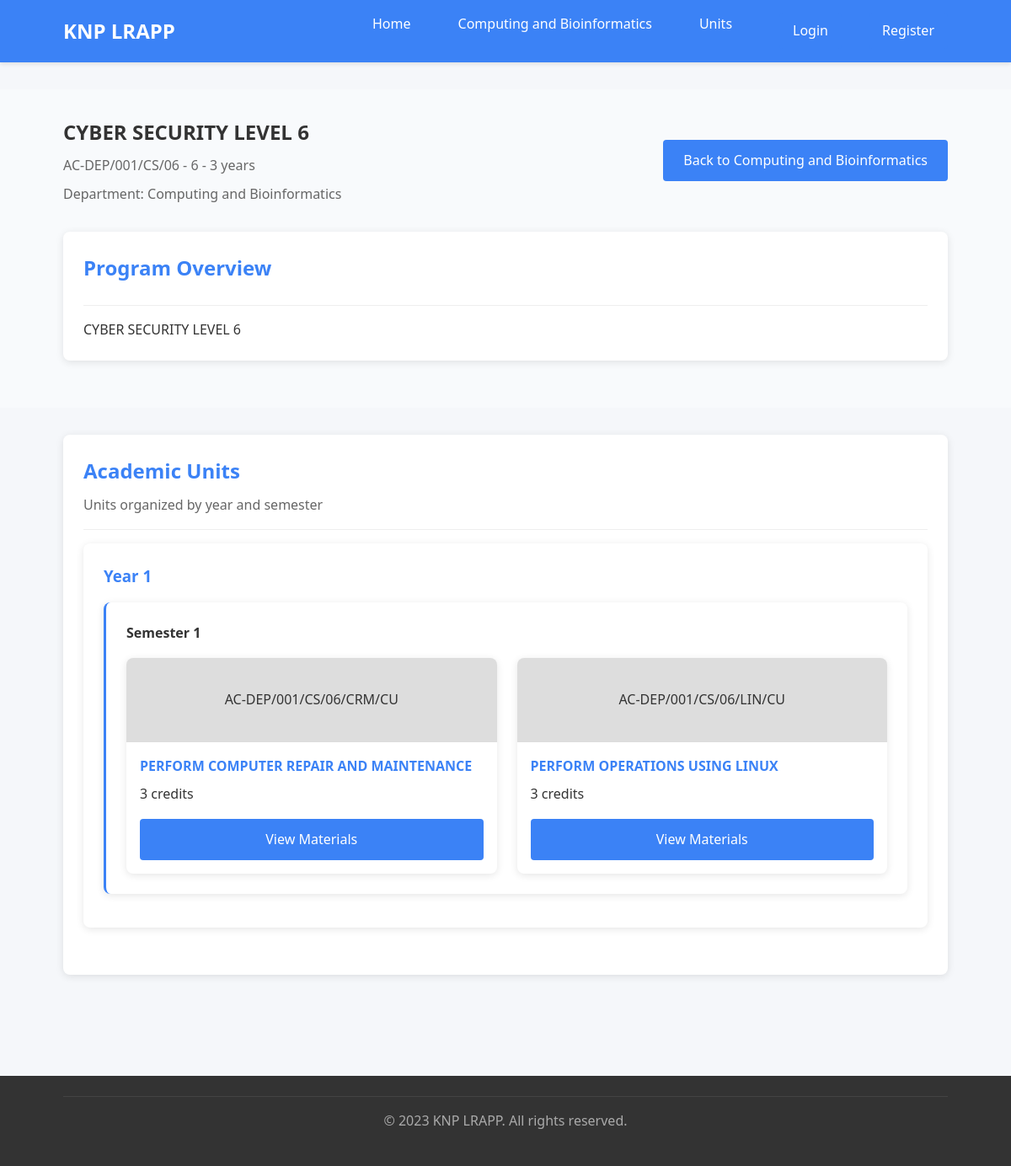
/program.php?id=1, run on the app's committed database.
### tables this page shows
CREATE TABLE `departments` (
  `id` int NOT NULL AUTO_INCREMENT,
  `name` varchar(100) NOT NULL,
  `description` text,
  `code` varchar(20) DEFAULT NULL,
  `hod_id` int DEFAULT NULL,
  `status` enum('active','inactive') DEFAULT 'active',
  `created_at` timestamp NULL DEFAULT CURRENT_TIMESTAMP,
  `updated_at` timestamp NULL DEFAULT CURRENT_TIMESTAMP ON UPDATE CURRENT_TIMESTAMP,
  PRIMARY KEY (`id`),
  UNIQUE KEY `code` (`code`),
  KEY `hod_id` (`hod_id`),
  CONSTRAINT `departments_ibfk_1` FOREIGN KEY (`hod_id`) REFERENCES `users` (`id`) ON DELETE SET NULL
);

CREATE TABLE `programs` (
  `id` int NOT NULL AUTO_INCREMENT,
  `department_id` int DEFAULT NULL,
  `name` varchar(200) NOT NULL,
  `code` varchar(20) DEFAULT NULL,
  `description` text,
  `level` enum('3','4','5','6') DEFAULT '3',
  `duration` int DEFAULT NULL,
  `status` enum('active','inactive') DEFAULT 'active',
  `created_at` timestamp NULL DEFAULT CURRENT_TIMESTAMP,
  `updated_at` timestamp NULL DEFAULT CURRENT_TIMESTAMP ON UPDATE CURRENT_TIMESTAMP,
  PRIMARY KEY (`id`),
  UNIQUE KEY `code` (`code`),
  KEY `department_id` (`department_id`),
  CONSTRAINT `programs_ibfk_1` FOREIGN KEY (`department_id`) REFERENCES `departments` (`id`) ON DELETE CASCADE
);

CREATE TABLE `units` (
  `id` int NOT NULL AUTO_INCREMENT,
  `program_id` int DEFAULT NULL,
  `name` varchar(200) NOT NULL,
  `code` varchar(50) DEFAULT NULL,
  `description` text,
  `semester` int DEFAULT NULL,
  `year` int DEFAULT NULL,
  `credits` int DEFAULT '3',
  `status` enum('active','inactive') DEFAULT 'active',
  `created_at` timestamp NULL DEFAULT CURRENT_TIMESTAMP,
  `updated_at` timestamp NULL DEFAULT CURRENT_TIMESTAMP ON UPDATE CURRENT_TIMESTAMP,
  PRIMARY KEY (`id`),
  UNIQUE KEY `code` (`code`),
  UNIQUE KEY `code_2` (`code`),
  KEY `program_id` (`program_id`),
  CONSTRAINT `units_ibfk_1` FOREIGN KEY (`program_id`) REFERENCES `programs` (`id`) ON DELETE CASCADE
);

### includes/functions.php (called while the page is built, shortened)
<?php
require_once 'database.php';
function isLoggedIn() {
    return isset($_SESSION['user_id']);
}
function getDepartmentById($id) {
    global $pdo;
    $stmt = $pdo->prepare("SELECT * FROM departments WHERE id = ?");
    $stmt->execute([$id]);
    return $stmt->fetch();
}
function getProgramById($id) {
    global $pdo;
    $stmt = $pdo->prepare("SELECT * FROM programs WHERE id = ?");
    $stmt->execute([$id]);
    return $stmt->fetch();
}
function getUnitsByProgram($program_id) {
    global $pdo;
    $stmt = $pdo->prepare("SELECT * FROM units WHERE program_id = ? AND status = 'active' ORDER BY year ASC, semester ASC, name ASC");
    $stmt->execute([$program_id]);
    return $stmt->fetchAll();
}
?>

### program.php (the view, shortened to what this page needs)
<?php
require_once 'includes/functions.php';
$program_id = isset($_GET['id']) ? (int)$_GET['id'] : 0;
$program = getProgramById($program_id);
$department = getDepartmentById($program['department_id']);
$units = getUnitsByProgram($program_id);
$unitStructure = [];
foreach ($units as $unit) {
    $year = $unit['year'];
    $semester = $unit['semester'];
    if (!isset($unitStructure[$year])) {
        $unitStructure[$year] = [];
    }
    if (!isset($unitStructure[$year][$semester])) {
        $unitStructure[$year][$semester] = [];
    }
    $unitStructure[$year][$semester][] = $unit;
}
$levelNames = [
    'certificate' => 'Certificate',
    'diploma' => 'Diploma',
    'degree' => 'Degree',
    'masters' => 'Masters',
    'phd' => 'PhD'
];
?>
<!DOCTYPE html>
<html lang="en">
<head>
    <link rel="stylesheet" href="assets/css/style.css">
</head>
<body>
    <header>
        <div class="container header-content">
            <div class="logo"><?php echo APP_NAME; ?></div>
            <nav>
                <ul>
                    <li><a href="index.php">Home</a></li>
                    <li><a href="department.php?id=<?php echo $department['id']; ?>"><?php echo htmlspecialchars($department['name']); ?></a></li>
                    <li><a href="#units">Units</a></li>
                    <?php if (isLoggedIn()): ?>
                        <li><a href="dashboard.php">Dashboard</a></li>
                        <li><a href="logout.php">Logout</a></li>
                    <?php else: ?>
                        <li><a href="login.php" class="btn" style="padding: 0.5rem 1rem; margin-left: 1rem;">Login</a></li>
                        <li><a href="register.php" class="btn btn-secondary" style="padding: 0.5rem 1rem; margin-left: 0.5rem;">Register</a></li>
                    <?php endif; ?>
                </ul>
            </nav>
        </div>
    </header>
    <main>
        <section style="padding: 2rem 0; background: #f8fafc;">
            <div class="container">
                <div style="display: flex; align-items: center; margin-bottom: 2rem;">
                    <div style="flex: 1;">
                        <h1 style="margin: 0;"><?php echo htmlspecialchars($program['name']); ?></h1>
                        <p style="margin: 0.5rem 0 0; color: #666;">
                            <?php echo htmlspecialchars($program['code']); ?> -
                            <?php echo $levelNames[$program['level']] ?? ucfirst($program['level']); ?> -
                            <?php echo $program['duration']; ?> years
                        </p>
                        <p style="margin: 0.5rem 0 0; color: #666;">
                            Department: <?php echo htmlspecialchars($department['name']); ?>
                        </p>
                    </div>
                    <div>
                        <a href="department.php?id=<?php echo $department['id']; ?>" class="btn">Back to <?php echo htmlspecialchars($department['name']); ?></a>
                    </div>
                </div>
                <div class="card">
                    <div class="card-header">
                        <h2>Program Overview</h2>
                    </div>
                    <p><?php echo htmlspecialchars($program['description'] ?? 'No description available for this program.'); ?></p>
                </div>
            </div>
        </section>
        <section id="units" style="padding: 2rem 0;">
            <div class="container">
                <div class="card">
                    <div class="card-header">
                        <h2>Academic Units</h2>
                        <p>Units organized by year and semester</p>
                    </div>
                    <?php if (empty($units)): ?>
                        <div class="alert">No units available for this program yet.</div>
                    <?php else: ?>
                        <?php foreach ($unitStructure as $year => $semesters): ?>
                        <div class="card" style="margin-bottom: 2rem;">
                            <h3 style="color: var(--primary-color);">Year <?php echo $year; ?></h3>
                            <?php foreach ($semesters as $semester => $semesterUnits): ?>
                            <div class="card" style="margin: 1rem 0; border-left: 3px solid var(--primary-color);">
                                <h4 style="margin: 0 0 1rem 0;">Semester <?php echo $semester; ?></h4>
                                <div class="grid">
                                    <?php foreach ($semesterUnits as $unit): ?>
                                    <div class="unit-card">
                                        <div style="background: #ddd; height: 100px; display: flex; align-items: center; justify-content: center; border-radius: 4px 4px 0 0;">
                                            <?php echo htmlspecialchars($unit['code']); ?>
                                        </div>
                                        <div class="unit-card-content">
                                            <h4><?php echo htmlspecialchars($unit['name']); ?></h4>
                                            <p><?php echo $unit['credits']; ?> credits</p>
                                            <div style="margin-top: 1rem;">
                                                <a href="unit.php?id=<?php echo $unit['id']; ?>" class="btn btn-block">View Materials</a>
                                            </div>
                                        </div>
                                    </div>
                                    <?php endforeach; ?>
                                </div>
                            </div>
                            <?php endforeach; ?>
                        </div>
                        <?php endforeach; ?>
                    <?php endif; ?>
                </div>
            </div>
        </section>
    </main>
    <footer>
        <div class="container">
            <div style="border-top: 1px solid #444; padding: 1rem 0; text-align: center; color: #aaa;">
                <p>&copy; 2023 <?php echo APP_NAME; ?>. All rights reserved.</p>
            </div>
        </div>
    </footer>
</body>
</html>

### assets/css/style.css (style rules this page uses)
* { margin: 0; padding: 0; box-sizing: border-box; }
body { font-family: 'Segoe UI', Tahoma, Geneva, Verdana, sans-serif; background-color: #f5f7fa; color: #333; line-height: 1.6; }
.container { width: 90%; max-width: 1200px; margin: 0 auto; padding: 0 15px; }
header { background: var(--primary-color, #3B82F6); color: white; padding: 1rem 0; box-shadow: 0 2px 5px rgba(0,0,0,0.1); }
.header-content { display: flex; justify-content: space-between; align-items: center; }
.logo { font-size: 1.5rem; font-weight: bold; }
nav ul { display: flex; list-style: none; }
nav ul li { margin-left: 1.5rem; }
nav ul li a { color: white; text-decoration: none; padding: 0.5rem 1rem; border-radius: 4px; transition: background-color 0.3s; }
main { padding: 2rem 0; }
.card { background: white; border-radius: 8px; box-shadow: 0 2px 10px rgba(0,0,0,0.1); padding: 1.5rem; margin-bottom: 1.5rem; }
.card-header { border-bottom: 1px solid #eee; padding-bottom: 1rem; margin-bottom: 1rem; }
.card-header h2 { font-size: 1.5rem; color: var(--primary-color, #3B82F6); }
.btn { display: inline-block; padding: 0.75rem 1.5rem; background: var(--primary-color, #3B82F6); color: white; border: none; border-radius: 4px; cursor: pointer; font-size: 1rem; text-decoration: none; text-align: center; transition: background-color 0.3s; }
.btn-block { display: block; width: 100%; }
.btn-secondary { background: var(--secondary-color, #10B981); }
.grid { display: grid; grid-template-columns: repeat(auto-fill, minmax(300px, 1fr)); gap: 1.5rem; }
footer { background: #333; color: white; text-align: center; padding: 1.5rem 0; margin-top: 2rem; }
.unit-card { background: white; border-radius: 8px; box-shadow: 0 2px 10px rgba(0,0,0,0.1); overflow: hidden; transition: transform 0.3s; }
.unit-card-content { padding: 1rem; }
.unit-card-content h4 { margin-bottom: 0.5rem; color: var(--primary-color); }
.grid { display: grid; grid-template-columns: repeat(auto-fit, minmax(250px, 1fr)); gap: 1.5rem; }
.btn-block { display: block; width: 100%; text-align: center; }
.btn-secondary { background: var(--secondary-color); color: white; }
.card-header h2, .card-header h3, .card-header h4 { margin: 0 0 0.5rem 0; color: var(--primary-color); }
.card-header p { margin: 0; color: #666; }
.btn { display: inline-block; padding: 0.75rem 1.5rem; background: var(--primary-color); color: white; border: none; border-radius: 4px; cursor: pointer; font-size: 1rem; text-decoration: none; text-align: center; transition: background-color 0.3s; }
header { background: var(--primary-color); color: white; padding: 1rem 0; box-shadow: 0 2px 5px rgba(0,0,0,0.1); }

### program.php (style rules this page uses)
.unit-card { background: white; border-radius: 8px; box-shadow: 0 2px 10px rgba(0,0,0,0.1); overflow: hidden; transition: transform 0.3s; }
.unit-card-content { padding: 1rem; }
.unit-card-content h4 { margin-bottom: 0.5rem; color: var(--primary-color); }

### data on the page
departments: name "Computing and Bioinformatics"
programs: name "CYBER SECURITY LEVEL 6", code "AC-DEP/001/CS/06", level "6", duration "3", description "CYBER SECURITY LEVEL 6"
units: year "1", semester "1", code "AC-DEP/001/CS/06/LIN/CU", name "PERFORM OPERATIONS USING LINUX", credits "3"
units: code "AC-DEP/001/CS/06/CRM/CU", name "PERFORM COMPUTER REPAIR AND MAINTENANCE", credits "3"

### other printed values
APP_NAME "KNP LRAPP"
